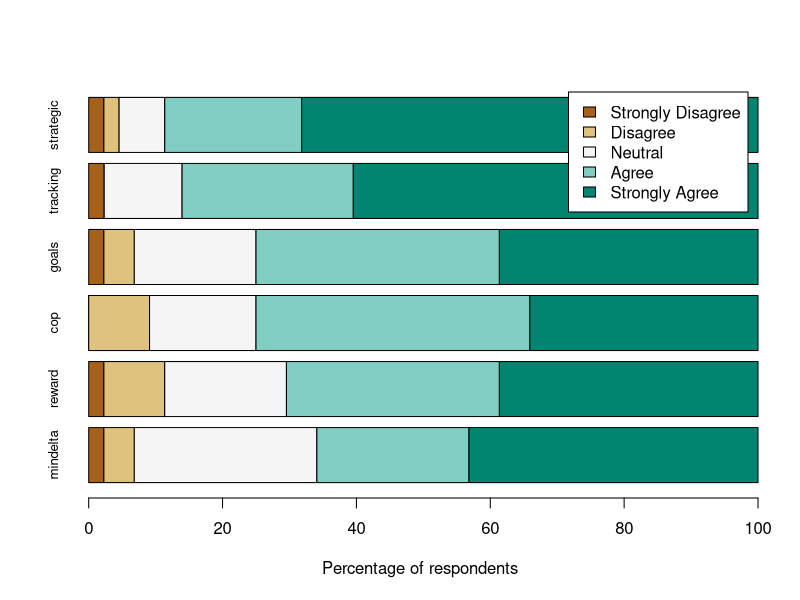

Here is the R script that generated this plot:
# total nonsense

library(RColorBrewer)

args <- commandArgs(TRUE)
outFile = args[1]

survey <- read.csv("survey_results.csv",head=TRUE)

# factors make sure all 5 options are represented, even if a particular option
# was never chosen for a particular question
strategic <- table(factor(survey$strategic, levels = c(1:5)))
tracking <- table(factor(survey$tracking, levels = c(1:5)))
goals <- table(factor(survey$goals, levels = c(1:5)))
cop <- table(factor(survey$cop, levels = c(1:5)))
reward <- table(factor(survey$reward, levels = c(1:5)))
mindelta <- table(factor(survey$mindelta, levels = c(1:5)))

# convert counts to percentages
perstrategic <- strategic / sum(strategic) * 100
pertracking <- tracking / sum(tracking) * 100
pergoals <- goals / sum(goals) * 100
percop <- cop / sum(cop) * 100
perreward <- reward / sum(reward) * 100
permindelta <- mindelta / sum(mindelta) * 100


counts <- rbind(permindelta, perreward, percop, pergoals, pertracking, perstrategic)

tcounts <- t(counts)
rownames(tcounts) <- c("Strongly Disagree", "Disagree", "Neutral", "Agree", "Strongly Agree")
#colnames(tcounts) <- c("Minimize\nDelta", "Reward\nIndividuals", "Apply\nKnowledge", "Share\nGoals", "Track\nTrends", "Strategic\nAdvantage")
colnames(tcounts) <- c("mindelta", "reward", "cop", "goals", "tracking", "strategic")

print(tcounts)
png(outFile, width=600)
barplot(tcounts,
    horiz=TRUE,
    xlab="Percentage of respondents",
    col=brewer.pal(5,"BrBG"),
    legend = rownames(tcounts),
    cex.names=0.8
   )
